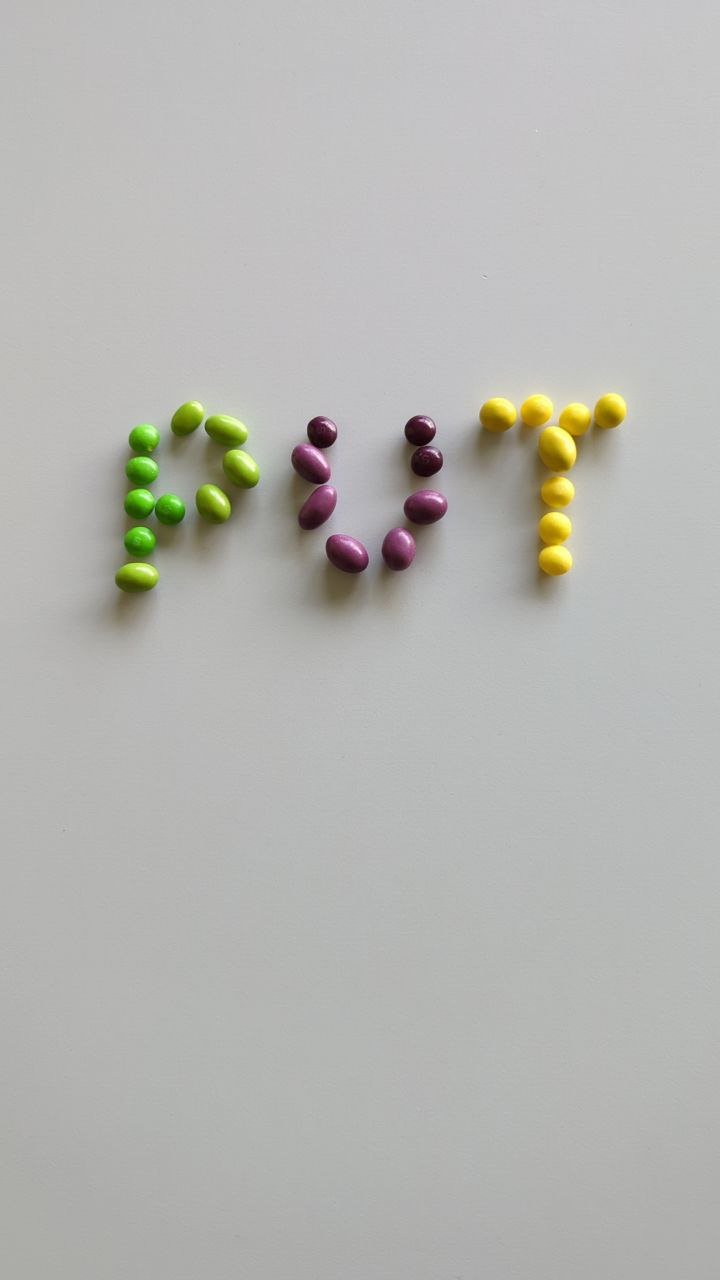
#> input picture data/00.jpg, 720 x 1280 px
$ python -i detect.py   (imports and definitions only)
#> lines starting #> are read from the running program, lines starting #| are printed output that depends on the picture; after the words box and inside, x2 and y2 are one past the last pixel; in counts of white or black regions, pixels touching at a corner belong together
import json
from pathlib import Path
from typing import Dict

import click
import cv2
from tqdm import tqdm
import numpy as np
# kernel

kernel = np.ones((7,7),np.uint8)

lower_green = np.array([33, 80, 0])
upper_green = np.array([61, 255, 255])

lower_red = np.array([0, 70, 50])
upper_red = np.array([10, 255, 255])

lower_purple = np.array([110, 50, 0])
upper_purple = np.array([168, 255, 235])

lower_yellow = np.array([20, 125, 92])
upper_yellow = np.array([32, 255, 255])

# color ranges

class Color:
     def __init__(self, hsv_up, hsv_down):
         self.hsv_up = hsv_up
         self.hsv_down = hsv_down

green = Color(upper_green, lower_green)
yellow = Color(upper_yellow, lower_yellow)
purple = Color(upper_purple, lower_purple)
red = Color(upper_red, lower_red)

colors = [red, yellow, green, purple]


def create_mask(hsv, hsv_down, hsv_up):
    mask = cv2.inRange(hsv, hsv_down, hsv_up)
    erosion = cv2.erode(mask, kernel, iterations=3)
    grad = cv2.dilate(erosion, kernel, iterations=3)
    return grad


def find_contours(mask):
    contours, hierarchy = cv2.findContours(mask, cv2.RETR_EXTERNAL, cv2.CHAIN_APPROX_SIMPLE)
    count = 0
    for contour in contours:
        area = cv2.contourArea(contour)
        count += 1
    return count

def count_objects(color ,hsv_img):

    mask = create_mask(hsv_img, hsv_down=color.hsv_down, hsv_up=color.hsv_up)
    mask = cv2.GaussianBlur(mask, (9, 9), 0)
    amount = find_contours(mask=mask)
    return amount


def detect(img_path: str) -> Dict[str, int]:
    """Object detection function, according to the project description, to implement.

    Parameters
    ----------
    img_path : str
        Path to processed image.

    Returns
    -------
    Dict[str, int]
        Dictionary with quantity of each object.
    """
#> called with img_path = 'data/00.jpg'


    img = cv2.imread(img_path, cv2.IMREAD_COLOR)
#> img is the input picture: shape (1280, 720, 3); mean B, G, R 178.2, 181.9, 181.8
    image = cv2.GaussianBlur(img, (11,11), 0)
    hsv = cv2.cvtColor(image, cv2.COLOR_BGR2HSV)
#> hsv: shape (1280, 720, 3); mean H, S, V 51, 9.3, 183.1


    #TODO: Implement detection method.
    colors_amount = []

    for color in colors:
        amount = count_objects(color, hsv)
        colors_amount.append(amount)
#> this loop made 4 passes
#> amount on passes 1 to 4: 0, 3, 4, 1
#> pass 1, in create_mask, `mask = cv2.inRange(hsv, hsv_down, hsv_up)`:
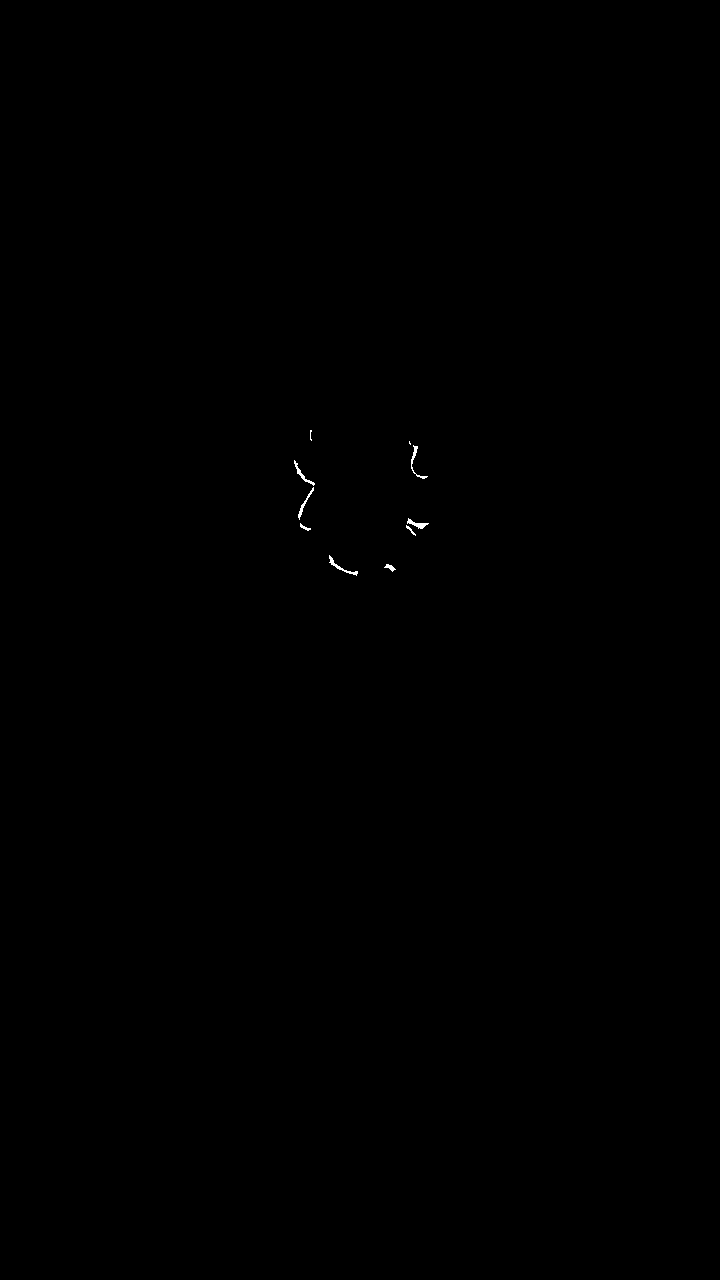
#> mask: shape (1280, 720); 0.06% white in thin lines or dots, all inside (x1, y1, x2, y2) = (294, 430, 429, 576)
#> pass 2, in create_mask (call 2), `mask = cv2.inRange(hsv, hsv_down, hsv_up)`:
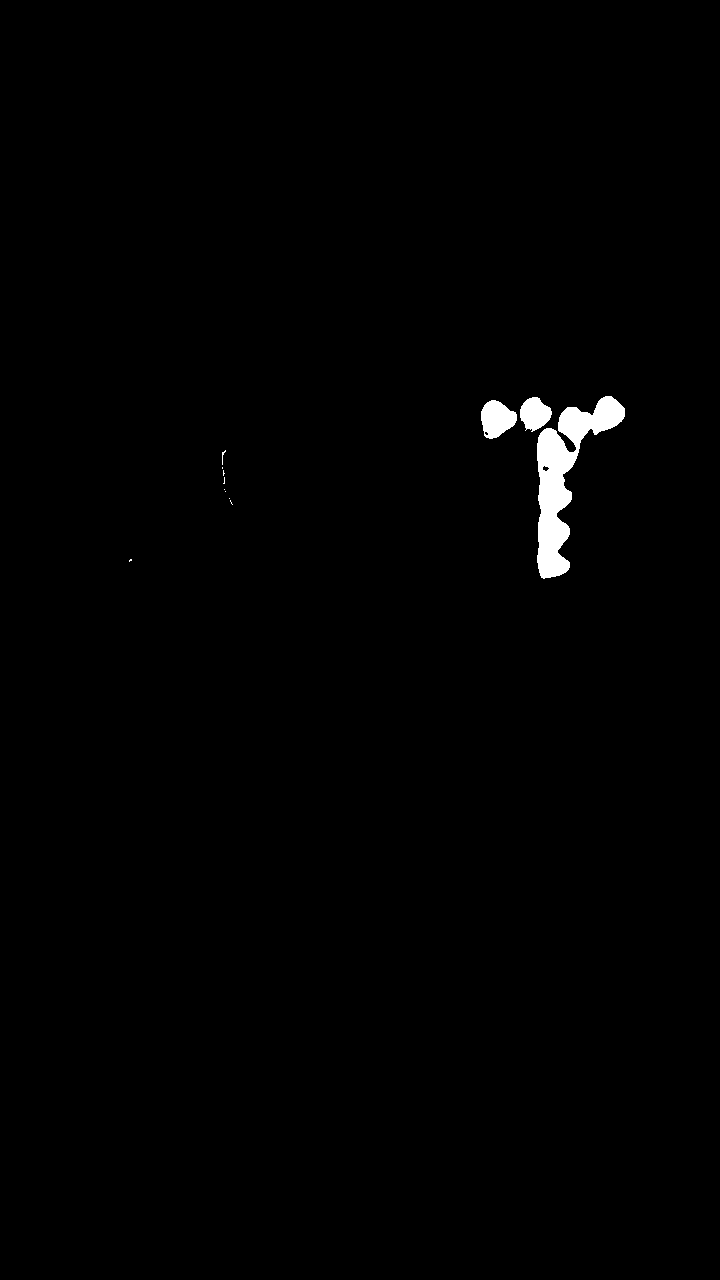
#> mask: shape (1280, 720); 0.83% white; 12 white regions (8 under 20 px), largest, box (x1, y1, x2, y2) and area: (537, 396, 625, 579) 5895, (481, 400, 517, 439) 977, (520, 397, 552, 432) 767, (222, 450, 226, 465) 20
#> pass 2, in create_mask (call 2), `erosion = cv2.erode(mask, kernel, iterations=3)`:
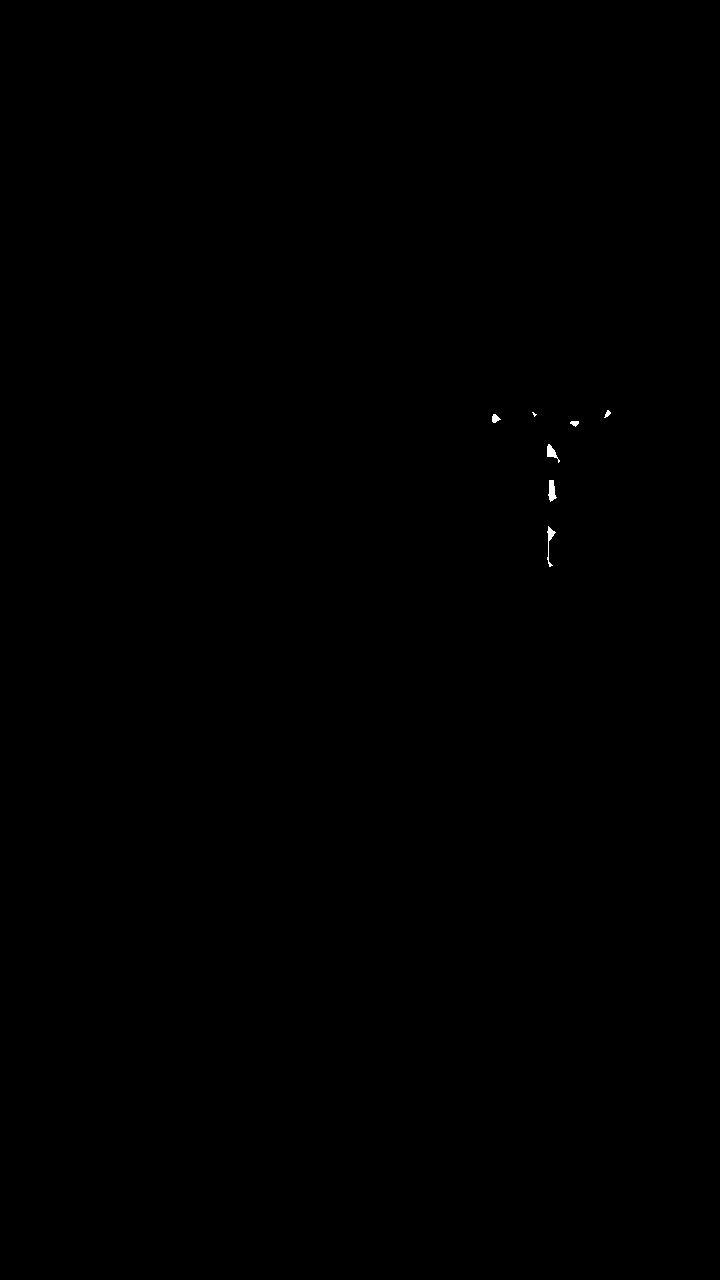
#> erosion: shape (1280, 720); 0.05% white; 7 white regions (1 under 20 px), largest, box (x1, y1, x2, y2) and area: (548, 480, 557, 502) 124, (547, 526, 556, 567) 107, (547, 444, 560, 463) 102, (492, 414, 501, 423) 52, (570, 421, 579, 427) 37, (604, 410, 611, 418) 29
#> after the loop, colors_amount = [0, 3, 4, 1]

    results = {'red': colors_amount[0], 'yellow': colors_amount[1], 'green': colors_amount[2], 'purple': colors_amount[3]}
#> results = {'red': 0, 'yellow': 3, 'green': 4, 'purple': 1}


    return results


@click.command()
@click.option('-p', '--data_path', help='Path to data directory', type=click.Path(exists=True, file_okay=False, path_type=Path), required=True)
@click.option('-o', '--output_file_path', help='Path to output file', type=click.Path(dir_okay=False, path_type=Path), required=True)
def main(data_path: Path, output_file_path: Path):
    img_list = data_path.glob('*.jpg')

    results = {}

    for img_path in tqdm(sorted(img_list)):
        fruits = detect(str(img_path))
        results[img_path.name] = fruits

    with open(output_file_path, 'w') as ofp:
        json.dump(results, ofp)


# [2 lines not run here, left out]

>>> result = detect('data/00.jpg')
#> result = {'red': 0, 'yellow': 3, 'green': 4, 'purple': 1}

$ run again, on data/02.jpg
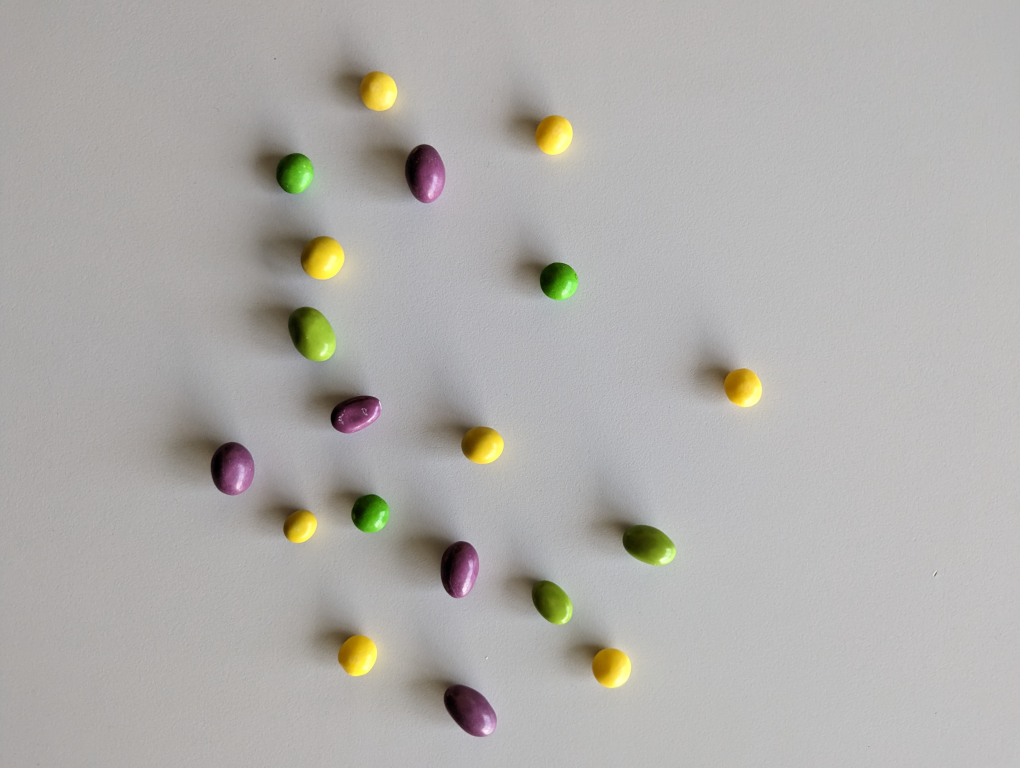
#> input picture data/02.jpg, 4080 x 3072 px (shown at 1/4 size)
#> in detect, img is the input picture: shape (3072, 4080, 3); mean B, G, R 170.7, 173.9, 176
#> hsv: shape (3072, 4080, 3); mean H, S, V 49.5, 12, 176.9
#> the loop in detect, `for color in colors:` made 4 passes
#> amount on passes 1 to 4: 0, 8, 6, 5
#> pass 2, in create_mask (call 2), `mask = cv2.inRange(hsv, hsv_down, hsv_up)`:
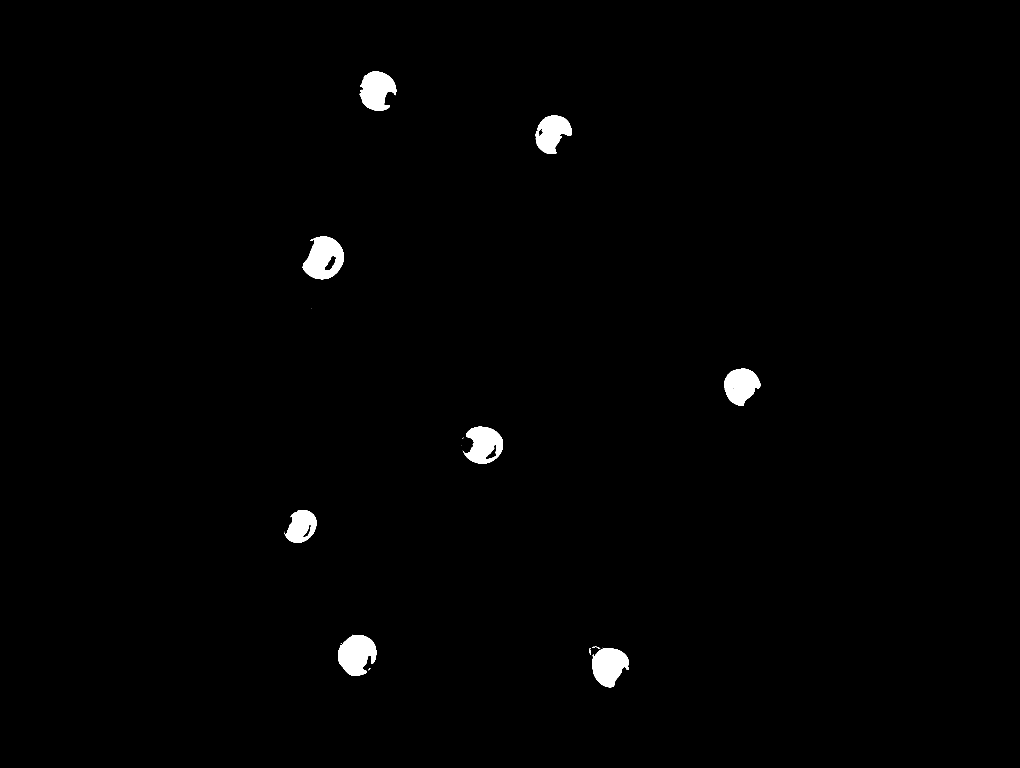
#> mask: shape (3072, 4080) (shown at 1/4 size); 0.99% white; 30 white regions (19 under 20 px), largest, box (x1, y1, x2, y2) and area: (1210, 946, 1375, 1117) 18855, (1352, 2540, 1505, 2703) 17799, (2368, 2592, 2516, 2749) 16210
#> pass 2, in create_mask (call 2), `erosion = cv2.erode(mask, kernel, iterations=3)`:
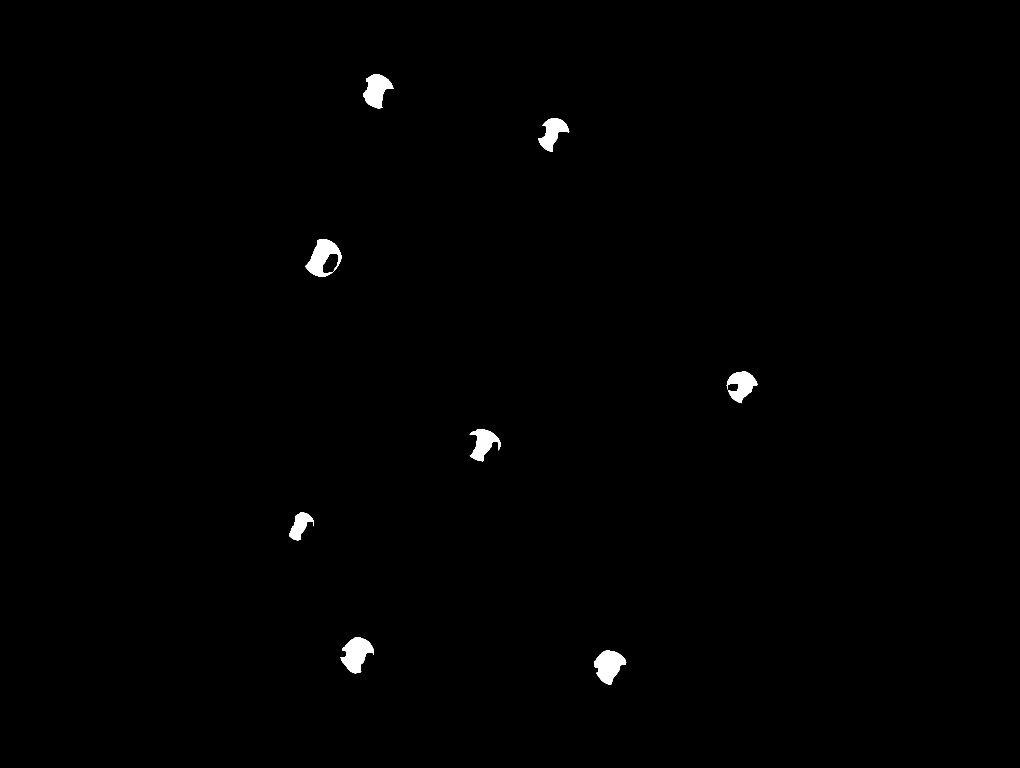
#> erosion: shape (3072, 4080) (shown at 1/4 size); 0.58% white; 8 white regions, largest, box (x1, y1, x2, y2) and area: (1362, 2549, 1496, 2693) 11209, (1222, 956, 1366, 1107) 10865, (2377, 2603, 2505, 2739) 10744
#> after the loop in detect, `for color in colors:`: colors_amount = [0, 8, 6, 5]
#> results = {'red': 0, 'yellow': 8, 'green': 6, 'purple': 5}

$ run again, on data/04.jpg
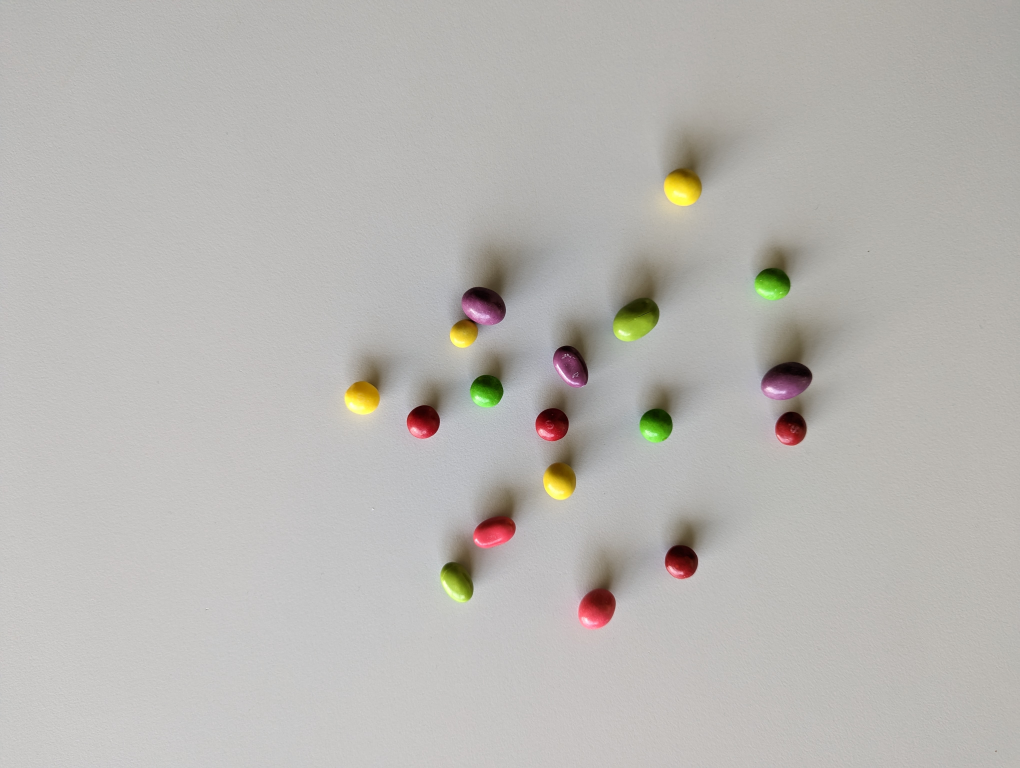
#> input picture data/04.jpg, 4080 x 3072 px (shown at 1/4 size)
#> in detect, img is the input picture: shape (3072, 4080, 3); mean B, G, R 178.5, 182.3, 184.6
#> hsv: shape (3072, 4080, 3); mean H, S, V 28.6, 11.1, 185
#> the loop in detect, `for color in colors:` made 4 passes
#> amount on passes 1 to 4: 6, 4, 5, 3
#> pass 1, in create_mask, `mask = cv2.inRange(hsv, hsv_down, hsv_up)`:
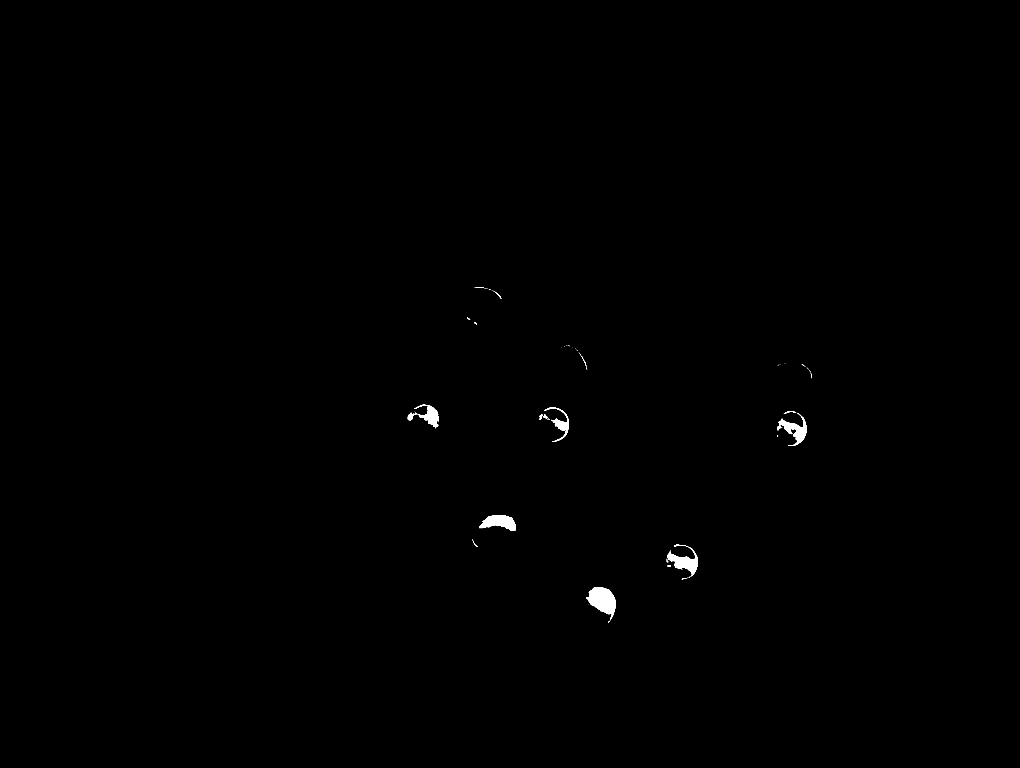
#> mask: shape (3072, 4080) (shown at 1/4 size); 0.26% white; 103 white regions (82 under 20 px), largest, box (x1, y1, x2, y2) and area: (2346, 2349, 2463, 2483) 8703, (2668, 2178, 2791, 2305) 5537, (1916, 2060, 2063, 2124) 5497
#> after the loop in detect, `for color in colors:`: colors_amount = [6, 4, 5, 3]
#> results = {'red': 6, 'yellow': 4, 'green': 5, 'purple': 3}
